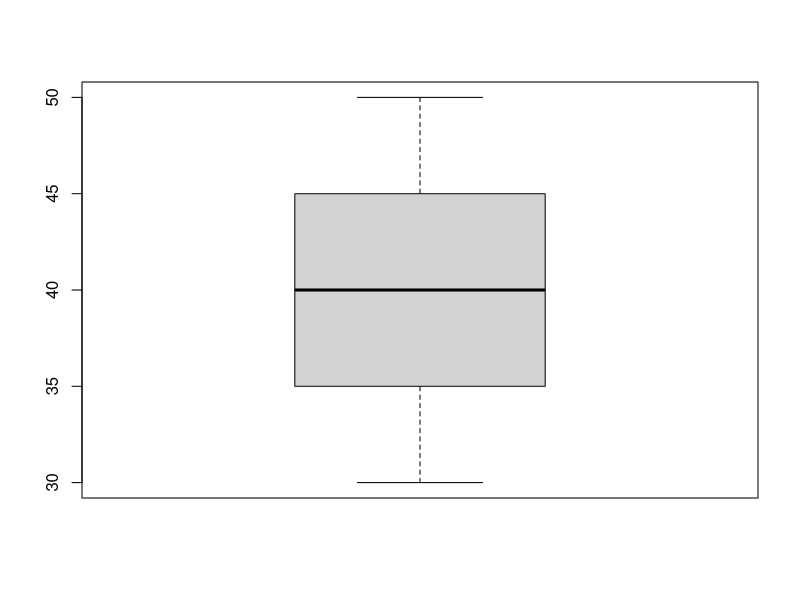

Recreate this plot in R.
# aula de fundamentos do R. ALgumas sintaxes são semelhantes à linguagem 
# Python, então anotarei apenas as que são novas para mim
# seja x == 3
abs(3) # irá me retornar o modulo do valor em questao
choose(5,2) #irá me retornar uma permutação dos elementos dados
exp(3) # irá me retornar o exponencial do valor x
round(2.1458, digits = 2) #irá me retornar um arrendondamento válido para até
# 2 digitos (e quando lidamos com algarismos significativos? já setamos para o 
#algarismo digitado?)

# exercicio 1 - resolva a expressão

5/3 + (2 + ((2**2) * sqrt(17)) - 3 ** -1)/500

# o R permite que operemos com variáveis
x <- 5
x <- c(1, 2, 3, 4) # assim, cria-se um vetor 
print(x) # qual é a utilidade do 'c' na criação de vetores?

texto <- 'gabriel' # aqui, nota-se que 'gabriel' é um character
print(texto)
class(texto)

# utilizando-se o exemplo de Las Vegas: 

poker_vector <- c(140, -50, 20, -120, 240)
roullete_vector <- c(24, -50, 100, -350, 10)

#pode-se atribuir nomes aos elementos do vetor com a sintaxe names(x)

names(poker_vector) <- c('Segunda', 'Terça', 'Quarta', 'Quinta', 'Sexta')

#ou, da seguinte forma:

dias <- c('Segunda', 'Terça', 'Quarta', 'Quinta', 'Sexta')
names(roullete_vector) <- dias

print(poker_vector)
print(roullete_vector)

# operações com vetores: 

print (poker_vector + roullete_vector)
print(poker_vector - roullete_vector)
print(poker_vector / roullete_vector)
print(poker_vector * roullete_vector)

# somando o vetor em si mesmo:

sum(poker_vector)

soma_1 <- sum(poker_vector)
soma_2 <- sum(roullete_vector)


#pode- se comparar vetores também através de booleanos

soma_1 > soma_2
soma_1 == soma_2
soma_1 < soma_2

# pode-se, inclusive, selecionar elementos de um vetor

select_1 <- poker_vector > 0
print(select_1)
print(poker_vector[select_1])  # assim, somente será exibido o que condiz com a
#condição imposta por select_1


#funções interessantes:

vetor <- rep(30:50, 100)
print(vetor)

length(vetor) #mostra o tamanho do vetor em elementos
sum(vetor)
mean(vetor) # mostra a média dos termos do vetor
var(vetor) # mostra a variancia amostral do vetor
min(vetor) # mostra o minimo
max(vetor) #mostra o maximo
summary(vetor) #Mostra infos resumidas do vetor
boxplot(vetor)
